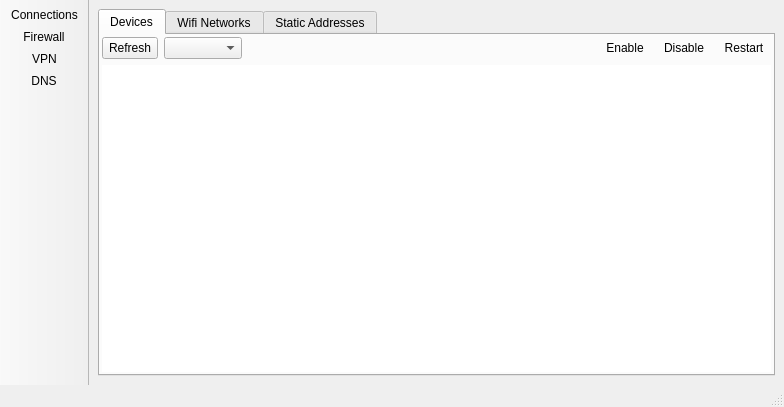
<?xml version="1.0" encoding="UTF-8"?>
<ui version="4.0">
 <class>mainUI</class>
 <widget class="QMainWindow" name="mainUI">
  <property name="geometry">
   <rect>
    <x>0</x>
    <y>0</y>
    <width>784</width>
    <height>407</height>
   </rect>
  </property>
  <property name="contextMenuPolicy">
   <enum>Qt::NoContextMenu</enum>
  </property>
  <property name="windowTitle">
   <string>Network Manager</string>
  </property>
  <property name="windowIcon">
   <iconset theme="preferences-system-network">
    <normaloff>.</normaloff>.</iconset>
  </property>
  <widget class="QWidget" name="centralwidget">
   <layout class="QVBoxLayout" name="verticalLayout">
    <property name="leftMargin">
     <number>0</number>
    </property>
    <property name="topMargin">
     <number>0</number>
    </property>
    <property name="rightMargin">
     <number>0</number>
    </property>
    <property name="bottomMargin">
     <number>0</number>
    </property>
    <item>
     <widget class="QStackedWidget" name="stackedWidget">
      <property name="currentIndex">
       <number>0</number>
      </property>
      <widget class="QWidget" name="page_connections">
       <layout class="QGridLayout" name="gridLayout">
        <item row="0" column="0" colspan="2">
         <widget class="QTabWidget" name="tabs_conn">
          <property name="currentIndex">
           <number>0</number>
          </property>
          <widget class="QWidget" name="tab_conn_status">
           <attribute name="icon">
            <iconset theme="dialog-information">
             <normaloff>.</normaloff>.</iconset>
           </attribute>
           <attribute name="title">
            <string>Devices</string>
           </attribute>
           <layout class="QVBoxLayout" name="verticalLayout_4">
            <property name="leftMargin">
             <number>2</number>
            </property>
            <property name="topMargin">
             <number>2</number>
            </property>
            <property name="rightMargin">
             <number>2</number>
            </property>
            <property name="bottomMargin">
             <number>2</number>
            </property>
            <item>
             <layout class="QHBoxLayout" name="horizontalLayout_3">
              <item>
               <widget class="QToolButton" name="tool_conn_status_refresh">
                <property name="sizePolicy">
                 <sizepolicy hsizetype="Preferred" vsizetype="Preferred">
                  <horstretch>0</horstretch>
                  <verstretch>0</verstretch>
                 </sizepolicy>
                </property>
                <property name="text">
                 <string>Refresh</string>
                </property>
                <property name="icon">
                 <iconset theme="reload">
                  <normaloff>.</normaloff>.</iconset>
                </property>
                <property name="toolButtonStyle">
                 <enum>Qt::ToolButtonTextBesideIcon</enum>
                </property>
                <property name="autoRaise">
                 <bool>false</bool>
                </property>
               </widget>
              </item>
              <item>
               <widget class="QComboBox" name="combo_conn_devices">
                <property name="sizePolicy">
                 <sizepolicy hsizetype="Preferred" vsizetype="Preferred">
                  <horstretch>0</horstretch>
                  <verstretch>0</verstretch>
                 </sizepolicy>
                </property>
                <property name="sizeAdjustPolicy">
                 <enum>QComboBox::AdjustToContents</enum>
                </property>
                <property name="minimumContentsLength">
                 <number>6</number>
                </property>
               </widget>
              </item>
              <item>
               <spacer name="horizontalSpacer_2">
                <property name="orientation">
                 <enum>Qt::Horizontal</enum>
                </property>
                <property name="sizeHint" stdset="0">
                 <size>
                  <width>5</width>
                  <height>20</height>
                 </size>
                </property>
               </spacer>
              </item>
              <item>
               <widget class="QToolButton" name="tool_dev_start">
                <property name="sizePolicy">
                 <sizepolicy hsizetype="Preferred" vsizetype="Preferred">
                  <horstretch>0</horstretch>
                  <verstretch>0</verstretch>
                 </sizepolicy>
                </property>
                <property name="text">
                 <string>Enable</string>
                </property>
                <property name="icon">
                 <iconset theme="system-run">
                  <normaloff>.</normaloff>.</iconset>
                </property>
                <property name="iconSize">
                 <size>
                  <width>20</width>
                  <height>20</height>
                 </size>
                </property>
                <property name="toolButtonStyle">
                 <enum>Qt::ToolButtonTextBesideIcon</enum>
                </property>
                <property name="autoRaise">
                 <bool>true</bool>
                </property>
               </widget>
              </item>
              <item>
               <widget class="QToolButton" name="tool_dev_stop">
                <property name="sizePolicy">
                 <sizepolicy hsizetype="Preferred" vsizetype="Preferred">
                  <horstretch>0</horstretch>
                  <verstretch>0</verstretch>
                 </sizepolicy>
                </property>
                <property name="text">
                 <string>Disable</string>
                </property>
                <property name="icon">
                 <iconset theme="system-cancel">
                  <normaloff>.</normaloff>.</iconset>
                </property>
                <property name="iconSize">
                 <size>
                  <width>20</width>
                  <height>20</height>
                 </size>
                </property>
                <property name="toolButtonStyle">
                 <enum>Qt::ToolButtonTextBesideIcon</enum>
                </property>
                <property name="autoRaise">
                 <bool>true</bool>
                </property>
               </widget>
              </item>
              <item>
               <widget class="QToolButton" name="tool_dev_restart">
                <property name="sizePolicy">
                 <sizepolicy hsizetype="Preferred" vsizetype="Preferred">
                  <horstretch>0</horstretch>
                  <verstretch>0</verstretch>
                 </sizepolicy>
                </property>
                <property name="text">
                 <string>Restart</string>
                </property>
                <property name="icon">
                 <iconset theme="reload">
                  <normaloff>.</normaloff>.</iconset>
                </property>
                <property name="iconSize">
                 <size>
                  <width>20</width>
                  <height>20</height>
                 </size>
                </property>
                <property name="toolButtonStyle">
                 <enum>Qt::ToolButtonTextBesideIcon</enum>
                </property>
                <property name="autoRaise">
                 <bool>true</bool>
                </property>
               </widget>
              </item>
             </layout>
            </item>
            <item>
             <widget class="QTextEdit" name="text_conn_dev_status">
              <property name="frameShape">
               <enum>QFrame::NoFrame</enum>
              </property>
              <property name="autoFormatting">
               <set>QTextEdit::AutoAll</set>
              </property>
              <property name="readOnly">
               <bool>true</bool>
              </property>
             </widget>
            </item>
           </layout>
          </widget>
          <widget class="QWidget" name="tab_conn_wifi">
           <attribute name="icon">
            <iconset theme="network-wireless">
             <normaloff>.</normaloff>.</iconset>
           </attribute>
           <attribute name="title">
            <string>Wifi Networks</string>
           </attribute>
           <layout class="QVBoxLayout" name="verticalLayout_5">
            <item>
             <layout class="QHBoxLayout" name="horizontalLayout_5">
              <item>
               <widget class="QToolButton" name="tool_wifi_refresh">
                <property name="sizePolicy">
                 <sizepolicy hsizetype="Preferred" vsizetype="Preferred">
                  <horstretch>0</horstretch>
                  <verstretch>0</verstretch>
                 </sizepolicy>
                </property>
                <property name="text">
                 <string>Scan</string>
                </property>
                <property name="icon">
                 <iconset theme="network-wireless">
                  <normaloff>.</normaloff>.</iconset>
                </property>
                <property name="toolButtonStyle">
                 <enum>Qt::ToolButtonTextBesideIcon</enum>
                </property>
               </widget>
              </item>
              <item>
               <spacer name="horizontalSpacer_3">
                <property name="orientation">
                 <enum>Qt::Horizontal</enum>
                </property>
                <property name="sizeHint" stdset="0">
                 <size>
                  <width>40</width>
                  <height>20</height>
                 </size>
                </property>
               </spacer>
              </item>
              <item>
               <widget class="QToolButton" name="tool_forget_wifi">
                <property name="text">
                 <string>Forget</string>
                </property>
                <property name="icon">
                 <iconset theme="cancel">
                  <normaloff>.</normaloff>.</iconset>
                </property>
                <property name="toolButtonStyle">
                 <enum>Qt::ToolButtonTextBesideIcon</enum>
                </property>
               </widget>
              </item>
              <item>
               <widget class="QToolButton" name="tool_connect_wifi">
                <property name="sizePolicy">
                 <sizepolicy hsizetype="Preferred" vsizetype="Preferred">
                  <horstretch>0</horstretch>
                  <verstretch>0</verstretch>
                 </sizepolicy>
                </property>
                <property name="text">
                 <string>Connect</string>
                </property>
                <property name="icon">
                 <iconset theme="network-wired">
                  <normaloff>.</normaloff>.</iconset>
                </property>
                <property name="toolButtonStyle">
                 <enum>Qt::ToolButtonTextBesideIcon</enum>
                </property>
               </widget>
              </item>
             </layout>
            </item>
            <item>
             <widget class="QTreeWidget" name="tree_wifi_networks">
              <column>
               <property name="text">
                <string>Security</string>
               </property>
              </column>
              <column>
               <property name="text">
                <string>Signal Strength</string>
               </property>
              </column>
              <column>
               <property name="text">
                <string>Name</string>
               </property>
              </column>
             </widget>
            </item>
           </layout>
          </widget>
          <widget class="QWidget" name="tab_conn_config">
           <attribute name="icon">
            <iconset theme="configure">
             <normaloff>.</normaloff>.</iconset>
           </attribute>
           <attribute name="title">
            <string>Static Addresses</string>
           </attribute>
           <layout class="QVBoxLayout" name="verticalLayout_2">
            <item>
             <widget class="QGroupBox" name="group_conn_dev_static">
              <property name="title">
               <string>Static Address Profiles</string>
              </property>
              <property name="checkable">
               <bool>false</bool>
              </property>
              <property name="checked">
               <bool>false</bool>
              </property>
              <layout class="QVBoxLayout" name="verticalLayout_3">
               <item>
                <layout class="QGridLayout" name="gridLayout_2">
                 <item row="0" column="0">
                  <widget class="QLabel" name="label_8">
                   <property name="text">
                    <string>Sentinel IP</string>
                   </property>
                  </widget>
                 </item>
                 <item row="0" column="1">
                  <layout class="QHBoxLayout" name="horizontalLayout_2">
                   <item>
                    <widget class="QComboBox" name="combo_conn_static_profile">
                     <property name="sizePolicy">
                      <sizepolicy hsizetype="Expanding" vsizetype="Preferred">
                       <horstretch>0</horstretch>
                       <verstretch>0</verstretch>
                      </sizepolicy>
                     </property>
                    </widget>
                   </item>
                   <item>
                    <widget class="QToolButton" name="tool_conn_remove_profile">
                     <property name="toolTip">
                      <string>Delete Profile</string>
                     </property>
                     <property name="text">
                      <string notr="true"/>
                     </property>
                     <property name="icon">
                      <iconset theme="edit-delete">
                       <normaloff>.</normaloff>.</iconset>
                     </property>
                     <property name="autoRaise">
                      <bool>true</bool>
                     </property>
                    </widget>
                   </item>
                   <item>
                    <widget class="QToolButton" name="tool_conn_new_profile">
                     <property name="sizePolicy">
                      <sizepolicy hsizetype="Preferred" vsizetype="Preferred">
                       <horstretch>0</horstretch>
                       <verstretch>0</verstretch>
                      </sizepolicy>
                     </property>
                     <property name="toolTip">
                      <string>Create Profile</string>
                     </property>
                     <property name="text">
                      <string notr="true"/>
                     </property>
                     <property name="icon">
                      <iconset theme="document-new">
                       <normaloff>.</normaloff>.</iconset>
                     </property>
                     <property name="autoRaise">
                      <bool>true</bool>
                     </property>
                    </widget>
                   </item>
                  </layout>
                 </item>
                 <item row="1" column="1">
                  <widget class="QLineEdit" name="line_static_v4_address">
                   <property name="alignment">
                    <set>Qt::AlignCenter</set>
                   </property>
                   <property name="placeholderText">
                    <string>123.456.789.101/24</string>
                   </property>
                  </widget>
                 </item>
                 <item row="1" column="0">
                  <widget class="QLabel" name="label_9">
                   <property name="text">
                    <string>IPv4 Address</string>
                   </property>
                   <property name="alignment">
                    <set>Qt::AlignRight|Qt::AlignTrailing|Qt::AlignVCenter</set>
                   </property>
                  </widget>
                 </item>
                 <item row="2" column="1">
                  <widget class="QLineEdit" name="line_static_v4_gateway">
                   <property name="text">
                    <string/>
                   </property>
                   <property name="alignment">
                    <set>Qt::AlignCenter</set>
                   </property>
                   <property name="placeholderText">
                    <string>123.456.0.1</string>
                   </property>
                   <property name="clearButtonEnabled">
                    <bool>false</bool>
                   </property>
                  </widget>
                 </item>
                 <item row="2" column="0">
                  <widget class="QLabel" name="label_2">
                   <property name="text">
                    <string>IPv4 Gateway</string>
                   </property>
                   <property name="alignment">
                    <set>Qt::AlignRight|Qt::AlignTrailing|Qt::AlignVCenter</set>
                   </property>
                  </widget>
                 </item>
                 <item row="3" column="1">
                  <layout class="QHBoxLayout" name="horizontalLayout_4">
                   <item>
                    <spacer name="horizontalSpacer">
                     <property name="orientation">
                      <enum>Qt::Horizontal</enum>
                     </property>
                     <property name="sizeHint" stdset="0">
                      <size>
                       <width>40</width>
                       <height>20</height>
                      </size>
                     </property>
                    </spacer>
                   </item>
                   <item>
                    <widget class="QToolButton" name="tool_conn_profile_apply">
                     <property name="sizePolicy">
                      <sizepolicy hsizetype="Preferred" vsizetype="Preferred">
                       <horstretch>0</horstretch>
                       <verstretch>0</verstretch>
                      </sizepolicy>
                     </property>
                     <property name="text">
                      <string>Save Profile</string>
                     </property>
                     <property name="icon">
                      <iconset theme="completed">
                       <normaloff>.</normaloff>.</iconset>
                     </property>
                     <property name="toolButtonStyle">
                      <enum>Qt::ToolButtonTextBesideIcon</enum>
                     </property>
                     <property name="autoRaise">
                      <bool>true</bool>
                     </property>
                    </widget>
                   </item>
                  </layout>
                 </item>
                </layout>
               </item>
               <item>
                <spacer name="verticalSpacer">
                 <property name="orientation">
                  <enum>Qt::Vertical</enum>
                 </property>
                 <property name="sizeHint" stdset="0">
                  <size>
                   <width>20</width>
                   <height>5</height>
                  </size>
                 </property>
                </spacer>
               </item>
               <item>
                <widget class="QLabel" name="label">
                 <property name="font">
                  <font>
                   <italic>true</italic>
                  </font>
                 </property>
                 <property name="text">
                  <string>&lt;html&gt;&lt;head/&gt;&lt;body&gt;&lt;p&gt;Static addresses are only used when the sentinel system IP is detected on the network. If no static address rules match the current network, then an automatic address will be applied instead.&lt;/p&gt;&lt;/body&gt;&lt;/html&gt;</string>
                 </property>
                 <property name="wordWrap">
                  <bool>true</bool>
                 </property>
                </widget>
               </item>
              </layout>
             </widget>
            </item>
           </layout>
          </widget>
         </widget>
        </item>
       </layout>
      </widget>
      <widget class="QWidget" name="page_dns">
       <layout class="QVBoxLayout" name="verticalLayout_6">
        <item>
         <widget class="QTabWidget" name="tabWidget_dns">
          <property name="currentIndex">
           <number>0</number>
          </property>
          <widget class="QWidget" name="tab_dns_status">
           <attribute name="icon">
            <iconset theme="nmap">
             <normaloff>.</normaloff>.</iconset>
           </attribute>
           <attribute name="title">
            <string>Current Status</string>
           </attribute>
           <layout class="QVBoxLayout" name="verticalLayout_7">
            <item>
             <layout class="QHBoxLayout" name="horizontalLayout">
              <item>
               <widget class="QToolButton" name="tool_refresh_dns_status">
                <property name="text">
                 <string>Refresh</string>
                </property>
                <property name="icon">
                 <iconset theme="reload">
                  <normaloff>.</normaloff>.</iconset>
                </property>
                <property name="toolButtonStyle">
                 <enum>Qt::ToolButtonTextBesideIcon</enum>
                </property>
               </widget>
              </item>
              <item>
               <spacer name="horizontalSpacer_4">
                <property name="orientation">
                 <enum>Qt::Horizontal</enum>
                </property>
                <property name="sizeHint" stdset="0">
                 <size>
                  <width>40</width>
                  <height>20</height>
                 </size>
                </property>
               </spacer>
              </item>
             </layout>
            </item>
            <item>
             <widget class="QPlainTextEdit" name="text_current_dns">
              <property name="styleSheet">
               <string notr="true">background: transparent;</string>
              </property>
              <property name="frameShape">
               <enum>QFrame::NoFrame</enum>
              </property>
              <property name="readOnly">
               <bool>true</bool>
              </property>
             </widget>
            </item>
           </layout>
          </widget>
          <widget class="QWidget" name="tab_dns_custom">
           <attribute name="icon">
            <iconset theme="configure">
             <normaloff>.</normaloff>.</iconset>
           </attribute>
           <attribute name="title">
            <string>Custom Entries</string>
           </attribute>
           <layout class="QVBoxLayout" name="verticalLayout_8">
            <item>
             <layout class="QHBoxLayout" name="horizontalLayout_6">
              <item>
               <widget class="QToolButton" name="tool_dns_apply">
                <property name="text">
                 <string>Apply</string>
                </property>
                <property name="icon">
                 <iconset theme="dialog-apply">
                  <normaloff>.</normaloff>.</iconset>
                </property>
                <property name="toolButtonStyle">
                 <enum>Qt::ToolButtonTextBesideIcon</enum>
                </property>
               </widget>
              </item>
              <item>
               <widget class="QLabel" name="label_3">
                <property name="text">
                 <string>Custom DNS entries</string>
                </property>
               </widget>
              </item>
              <item>
               <widget class="QToolButton" name="tool_dns_add">
                <property name="text">
                 <string>Add</string>
                </property>
                <property name="icon">
                 <iconset theme="list-add">
                  <normaloff>.</normaloff>.</iconset>
                </property>
                <property name="autoRaise">
                 <bool>true</bool>
                </property>
               </widget>
              </item>
              <item>
               <widget class="QToolButton" name="tool_dns_remove">
                <property name="text">
                 <string>Remove</string>
                </property>
                <property name="icon">
                 <iconset theme="list-remove">
                  <normaloff>.</normaloff>.</iconset>
                </property>
                <property name="autoRaise">
                 <bool>true</bool>
                </property>
               </widget>
              </item>
              <item>
               <widget class="QToolButton" name="tool_dns_up">
                <property name="text">
                 <string>Up</string>
                </property>
                <property name="icon">
                 <iconset theme="arrow-up">
                  <normaloff>.</normaloff>.</iconset>
                </property>
                <property name="autoRaise">
                 <bool>true</bool>
                </property>
               </widget>
              </item>
              <item>
               <widget class="QToolButton" name="tool_dns_down">
                <property name="text">
                 <string>Down</string>
                </property>
                <property name="icon">
                 <iconset theme="arrow-down">
                  <normaloff>.</normaloff>.</iconset>
                </property>
                <property name="autoRaise">
                 <bool>true</bool>
                </property>
               </widget>
              </item>
             </layout>
            </item>
            <item>
             <widget class="QListWidget" name="list_dns_custom"/>
            </item>
            <item>
             <widget class="QLabel" name="label_4">
              <property name="font">
               <font>
                <italic>true</italic>
               </font>
              </property>
              <property name="text">
               <string>Note: Entries are ordered by priority (higher is earlier)</string>
              </property>
              <property name="wordWrap">
               <bool>true</bool>
              </property>
             </widget>
            </item>
           </layout>
          </widget>
         </widget>
        </item>
       </layout>
      </widget>
      <widget class="QWidget" name="page_firewall">
       <layout class="QVBoxLayout" name="verticalLayout_12">
        <item>
         <layout class="QHBoxLayout" name="horizontalLayout_8">
          <item>
           <widget class="QLabel" name="label_fw_status">
            <property name="text">
             <string>Firewall Status: %1</string>
            </property>
           </widget>
          </item>
          <item>
           <widget class="QToolButton" name="tool_fw_start">
            <property name="font">
             <font>
              <weight>50</weight>
              <italic>false</italic>
              <bold>false</bold>
             </font>
            </property>
            <property name="toolTip">
             <string>Turn on the firewall, providing protection against network attacks.</string>
            </property>
            <property name="text">
             <string>Start</string>
            </property>
            <property name="icon">
             <iconset theme="security-high">
              <normaloff>.</normaloff>.</iconset>
            </property>
            <property name="toolButtonStyle">
             <enum>Qt::ToolButtonTextBesideIcon</enum>
            </property>
           </widget>
          </item>
          <item>
           <widget class="QToolButton" name="tool_fw_stop">
            <property name="font">
             <font>
              <weight>50</weight>
              <italic>false</italic>
              <bold>false</bold>
             </font>
            </property>
            <property name="toolTip">
             <string>Turn off the wirewall, opening up all ports for remote access.</string>
            </property>
            <property name="text">
             <string>Stop</string>
            </property>
            <property name="icon">
             <iconset theme="security-low">
              <normaloff>.</normaloff>.</iconset>
            </property>
            <property name="toolButtonStyle">
             <enum>Qt::ToolButtonTextBesideIcon</enum>
            </property>
           </widget>
          </item>
         </layout>
        </item>
        <item>
         <layout class="QHBoxLayout" name="horizontalLayout_10">
          <item>
           <widget class="QLabel" name="label_6">
            <property name="text">
             <string>Configuration Profile</string>
            </property>
           </widget>
          </item>
          <item>
           <widget class="QComboBox" name="combo_fw_profile">
            <property name="sizeAdjustPolicy">
             <enum>QComboBox::AdjustToContents</enum>
            </property>
           </widget>
          </item>
          <item>
           <spacer name="horizontalSpacer_7">
            <property name="orientation">
             <enum>Qt::Horizontal</enum>
            </property>
            <property name="sizeHint" stdset="0">
             <size>
              <width>40</width>
              <height>20</height>
             </size>
            </property>
           </spacer>
          </item>
         </layout>
        </item>
        <item>
         <widget class="QGroupBox" name="group_fw_rules">
          <property name="sizePolicy">
           <sizepolicy hsizetype="Preferred" vsizetype="Expanding">
            <horstretch>0</horstretch>
            <verstretch>0</verstretch>
           </sizepolicy>
          </property>
          <property name="title">
           <string>Add-on Rules</string>
          </property>
          <layout class="QVBoxLayout" name="verticalLayout_13">
           <item>
            <layout class="QHBoxLayout" name="horizontalLayout_9">
             <item>
              <widget class="QComboBox" name="combo_fw_rules">
               <property name="sizeAdjustPolicy">
                <enum>QComboBox::AdjustToContents</enum>
               </property>
              </widget>
             </item>
             <item>
              <widget class="QToolButton" name="tool_fw_addrule">
               <property name="text">
                <string>Add</string>
               </property>
               <property name="icon">
                <iconset theme="list-add">
                 <normaloff>.</normaloff>.</iconset>
               </property>
               <property name="autoRaise">
                <bool>true</bool>
               </property>
              </widget>
             </item>
             <item>
              <widget class="QToolButton" name="tool_fw_rmrule">
               <property name="text">
                <string>Remove</string>
               </property>
               <property name="icon">
                <iconset theme="list-remove">
                 <normaloff>.</normaloff>.</iconset>
               </property>
               <property name="autoRaise">
                <bool>true</bool>
               </property>
              </widget>
             </item>
             <item>
              <spacer name="horizontalSpacer_8">
               <property name="orientation">
                <enum>Qt::Horizontal</enum>
               </property>
               <property name="sizeHint" stdset="0">
                <size>
                 <width>40</width>
                 <height>20</height>
                </size>
               </property>
              </spacer>
             </item>
             <item>
              <widget class="QToolButton" name="tool_fw_applyrule">
               <property name="text">
                <string>Apply</string>
               </property>
               <property name="icon">
                <iconset theme="dialog-apply">
                 <normaloff>.</normaloff>.</iconset>
               </property>
               <property name="toolButtonStyle">
                <enum>Qt::ToolButtonTextBesideIcon</enum>
               </property>
               <property name="autoRaise">
                <bool>true</bool>
               </property>
              </widget>
             </item>
             <item>
              <widget class="QToolButton" name="tool_fw_shortcuts">
               <property name="text">
                <string>Shortcuts</string>
               </property>
               <property name="icon">
                <iconset theme="open-menu">
                 <normaloff>.</normaloff>.</iconset>
               </property>
               <property name="popupMode">
                <enum>QToolButton::InstantPopup</enum>
               </property>
               <property name="toolButtonStyle">
                <enum>Qt::ToolButtonTextBesideIcon</enum>
               </property>
               <property name="autoRaise">
                <bool>true</bool>
               </property>
              </widget>
             </item>
            </layout>
           </item>
           <item>
            <widget class="QTextEdit" name="text_fw_rule"/>
           </item>
          </layout>
         </widget>
        </item>
       </layout>
      </widget>
      <widget class="QWidget" name="page_vpn">
       <layout class="QVBoxLayout" name="verticalLayout_9">
        <item>
         <widget class="QTabWidget" name="tabWidget_vpn">
          <property name="currentIndex">
           <number>0</number>
          </property>
          <widget class="QWidget" name="tab_vpn_wireguard">
           <attribute name="icon">
            <iconset theme="wireguard">
             <normaloff>.</normaloff>.</iconset>
           </attribute>
           <attribute name="title">
            <string>Wireguard</string>
           </attribute>
           <layout class="QVBoxLayout" name="verticalLayout_11">
            <item>
             <layout class="QHBoxLayout" name="horizontalLayout_7">
              <item>
               <widget class="QToolButton" name="tool_wg_refresh">
                <property name="text">
                 <string>Refresh</string>
                </property>
                <property name="icon">
                 <iconset theme="reload">
                  <normaloff>.</normaloff>.</iconset>
                </property>
                <property name="toolButtonStyle">
                 <enum>Qt::ToolButtonTextBesideIcon</enum>
                </property>
               </widget>
              </item>
              <item>
               <spacer name="horizontalSpacer_6">
                <property name="orientation">
                 <enum>Qt::Horizontal</enum>
                </property>
                <property name="sizeHint" stdset="0">
                 <size>
                  <width>40</width>
                  <height>20</height>
                 </size>
                </property>
               </spacer>
              </item>
              <item>
               <widget class="QToolButton" name="tool_wg_start">
                <property name="toolTip">
                 <string>Start Profile</string>
                </property>
                <property name="text">
                 <string>...</string>
                </property>
                <property name="icon">
                 <iconset theme="system-run">
                  <normaloff>.</normaloff>.</iconset>
                </property>
                <property name="autoRaise">
                 <bool>true</bool>
                </property>
               </widget>
              </item>
              <item>
               <widget class="QToolButton" name="tool_wg_stop">
                <property name="toolTip">
                 <string>Stop Profile</string>
                </property>
                <property name="text">
                 <string>...</string>
                </property>
                <property name="icon">
                 <iconset theme="system-cancel">
                  <normaloff>.</normaloff>.</iconset>
                </property>
                <property name="autoRaise">
                 <bool>true</bool>
                </property>
               </widget>
              </item>
              <item>
               <spacer name="horizontalSpacer_5">
                <property name="orientation">
                 <enum>Qt::Horizontal</enum>
                </property>
                <property name="sizeHint" stdset="0">
                 <size>
                  <width>40</width>
                  <height>20</height>
                 </size>
                </property>
               </spacer>
              </item>
              <item>
               <widget class="QToolButton" name="tool_wg_add">
                <property name="toolTip">
                 <string>Add Profile</string>
                </property>
                <property name="text">
                 <string>...</string>
                </property>
                <property name="icon">
                 <iconset theme="list-add">
                  <normaloff>.</normaloff>.</iconset>
                </property>
                <property name="autoRaise">
                 <bool>true</bool>
                </property>
               </widget>
              </item>
              <item>
               <widget class="QToolButton" name="tool_wg_remove">
                <property name="toolTip">
                 <string>Remove Profile</string>
                </property>
                <property name="text">
                 <string>...</string>
                </property>
                <property name="icon">
                 <iconset theme="list-remove">
                  <normaloff>.</normaloff>.</iconset>
                </property>
                <property name="autoRaise">
                 <bool>true</bool>
                </property>
               </widget>
              </item>
             </layout>
            </item>
            <item>
             <widget class="QTreeWidget" name="tree_wireguard">
              <property name="indentation">
               <number>5</number>
              </property>
              <property name="uniformRowHeights">
               <bool>true</bool>
              </property>
              <property name="sortingEnabled">
               <bool>true</bool>
              </property>
              <property name="animated">
               <bool>true</bool>
              </property>
              <attribute name="headerDefaultSectionSize">
               <number>150</number>
              </attribute>
              <column>
               <property name="text">
                <string>Status</string>
               </property>
              </column>
              <column>
               <property name="text">
                <string>Profile</string>
               </property>
              </column>
             </widget>
            </item>
           </layout>
          </widget>
          <widget class="QWidget" name="tab_vpn_openvpn">
           <attribute name="icon">
            <iconset theme="network-vpn">
             <normaloff>.</normaloff>.</iconset>
           </attribute>
           <attribute name="title">
            <string>OpenVPN</string>
           </attribute>
           <layout class="QVBoxLayout" name="verticalLayout_10">
            <item>
             <widget class="QLabel" name="label_5">
              <property name="font">
               <font>
                <pointsize>13</pointsize>
                <weight>75</weight>
                <bold>true</bold>
               </font>
              </property>
              <property name="text">
               <string>Coming soon!</string>
              </property>
             </widget>
            </item>
           </layout>
          </widget>
         </widget>
        </item>
       </layout>
      </widget>
     </widget>
    </item>
   </layout>
  </widget>
  <widget class="QStatusBar" name="statusbar"/>
  <widget class="QToolBar" name="toolBar">
   <property name="contextMenuPolicy">
    <enum>Qt::NoContextMenu</enum>
   </property>
   <property name="windowTitle">
    <string>toolBar</string>
   </property>
   <property name="autoFillBackground">
    <bool>true</bool>
   </property>
   <property name="movable">
    <bool>false</bool>
   </property>
   <property name="allowedAreas">
    <set>Qt::LeftToolBarArea</set>
   </property>
   <property name="iconSize">
    <size>
     <width>32</width>
     <height>32</height>
    </size>
   </property>
   <property name="toolButtonStyle">
    <enum>Qt::ToolButtonTextUnderIcon</enum>
   </property>
   <property name="floatable">
    <bool>false</bool>
   </property>
   <attribute name="toolBarArea">
    <enum>LeftToolBarArea</enum>
   </attribute>
   <attribute name="toolBarBreak">
    <bool>false</bool>
   </attribute>
   <addaction name="actionConnections"/>
   <addaction name="actionFirewall"/>
   <addaction name="actionVPN"/>
   <addaction name="actionDNS"/>
  </widget>
  <action name="actionConnections">
   <property name="checkable">
    <bool>true</bool>
   </property>
   <property name="icon">
    <iconset theme="network-wired">
     <normaloff>.</normaloff>.</iconset>
   </property>
   <property name="text">
    <string>Connections</string>
   </property>
   <property name="toolTip">
    <string>Network Connections</string>
   </property>
  </action>
  <action name="actionFirewall">
   <property name="checkable">
    <bool>true</bool>
   </property>
   <property name="icon">
    <iconset theme="preferences-web-browser-adblock">
     <normaloff>.</normaloff>.</iconset>
   </property>
   <property name="text">
    <string>Firewall</string>
   </property>
   <property name="toolTip">
    <string>Firewall Settings</string>
   </property>
  </action>
  <action name="actionVPN">
   <property name="checkable">
    <bool>true</bool>
   </property>
   <property name="icon">
    <iconset theme="preferences-web-browser-ssl">
     <normaloff>.</normaloff>.</iconset>
   </property>
   <property name="text">
    <string>VPN</string>
   </property>
   <property name="toolTip">
    <string>VPN Settings</string>
   </property>
  </action>
  <action name="actionDNS">
   <property name="checkable">
    <bool>true</bool>
   </property>
   <property name="icon">
    <iconset theme="nmap">
     <normaloff>.</normaloff>.</iconset>
   </property>
   <property name="text">
    <string>DNS</string>
   </property>
   <property name="toolTip">
    <string>Domain Name Services</string>
   </property>
  </action>
 </widget>
 <resources/>
 <connections/>
</ui>
